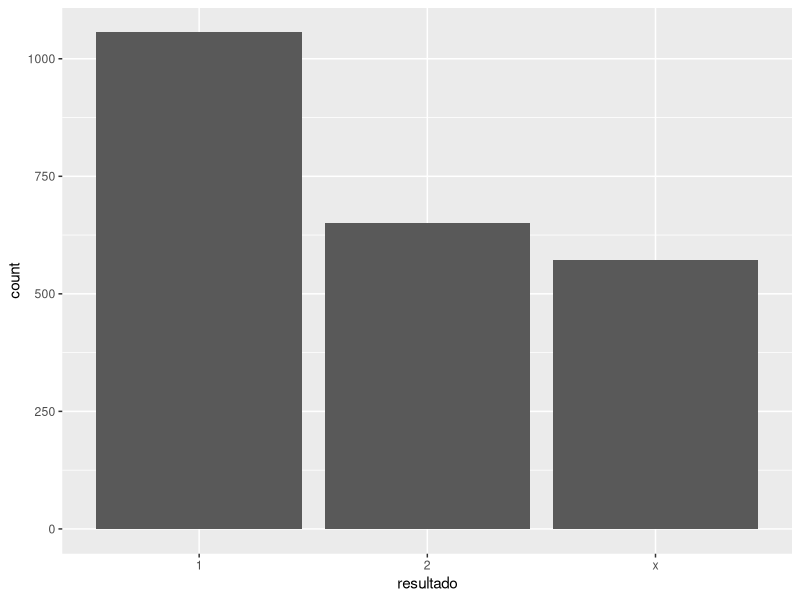
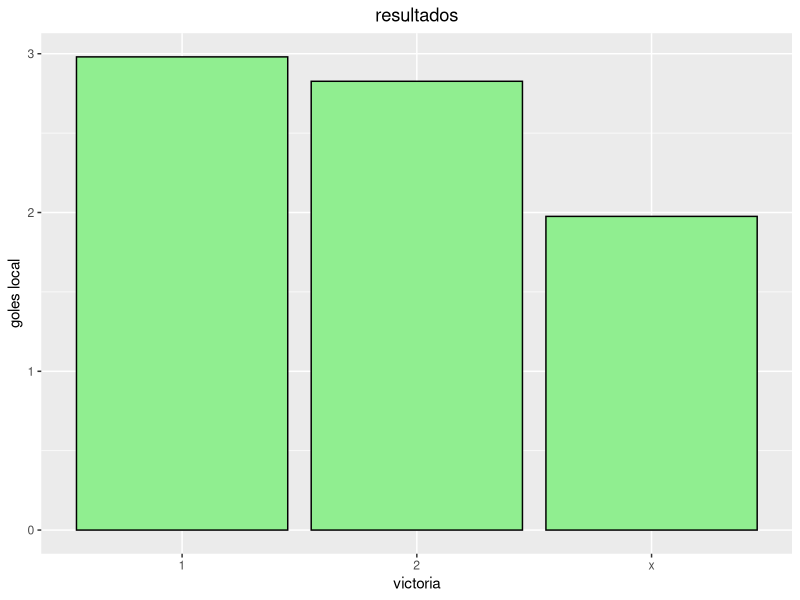
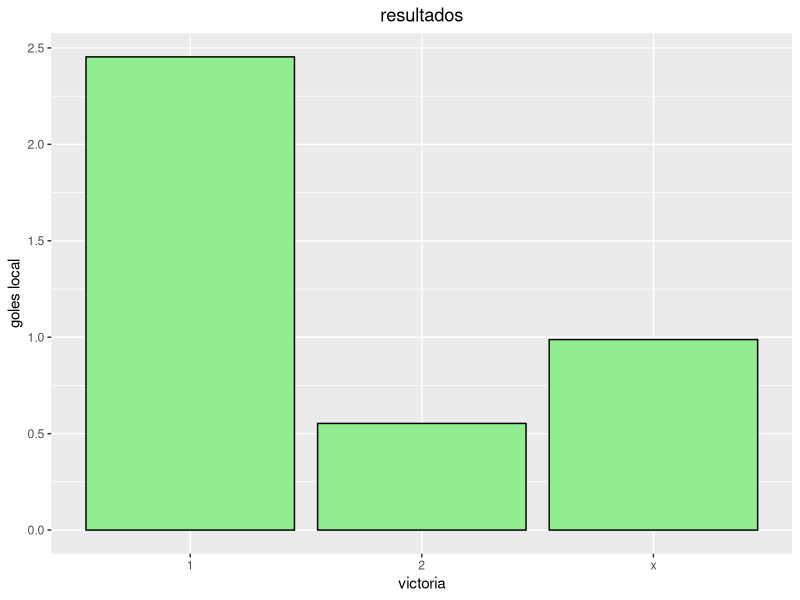
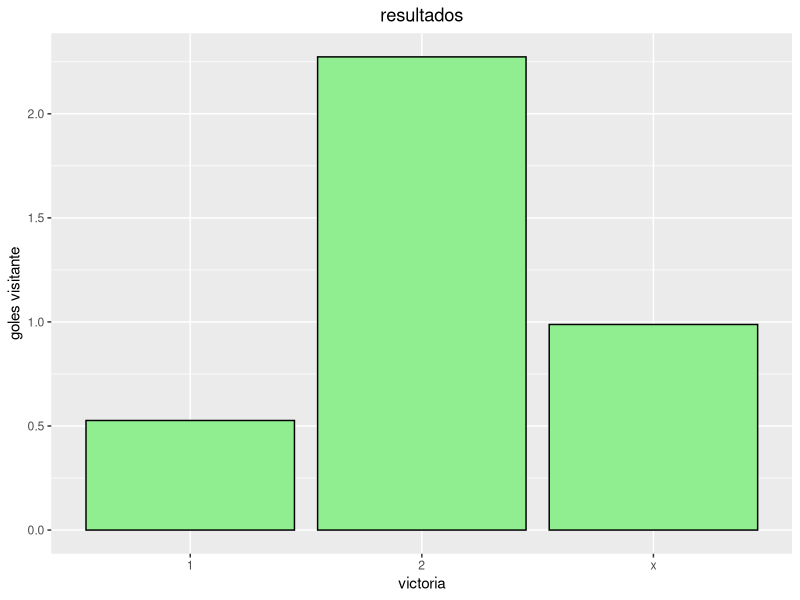
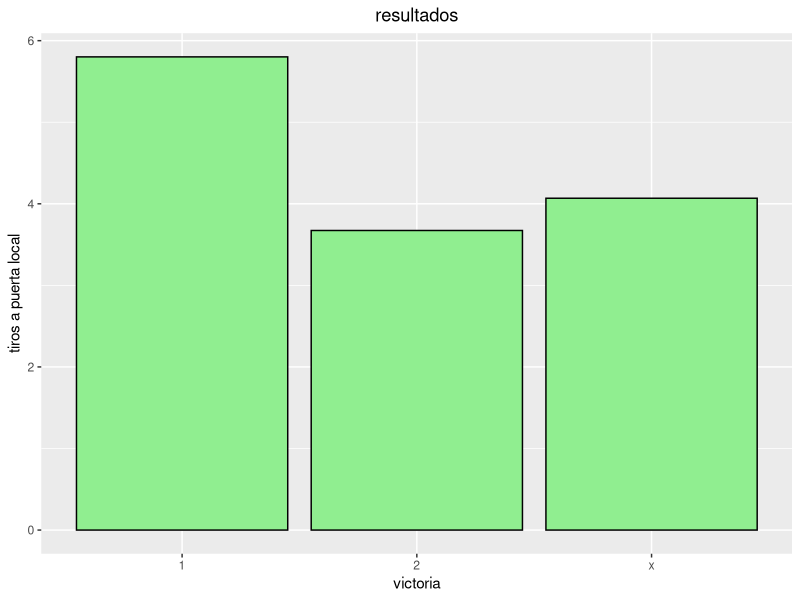
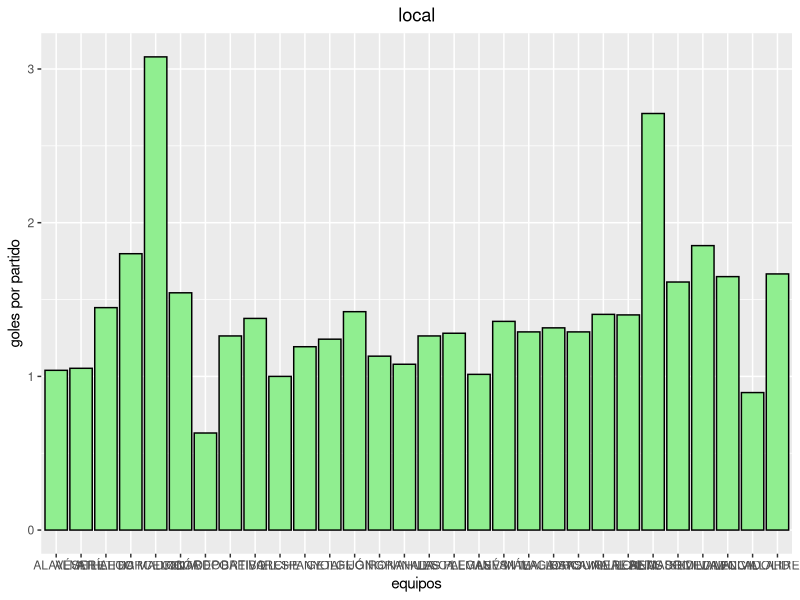
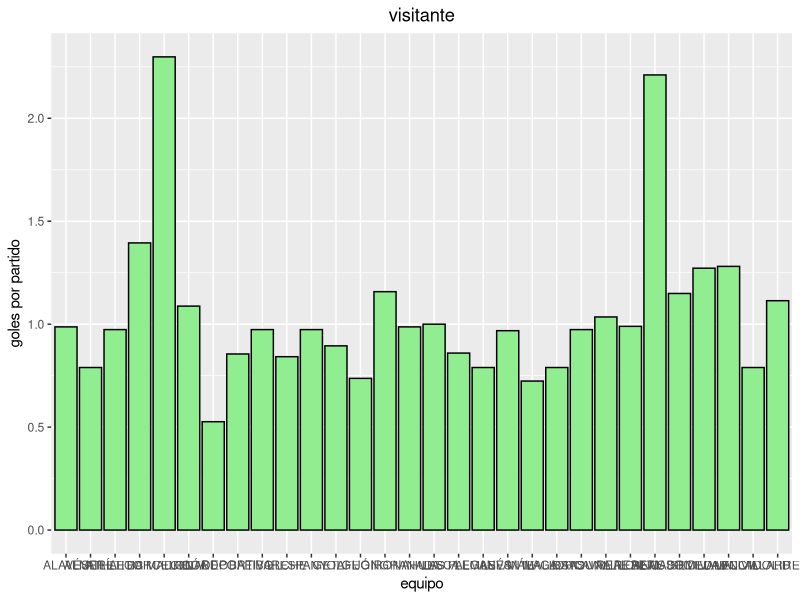
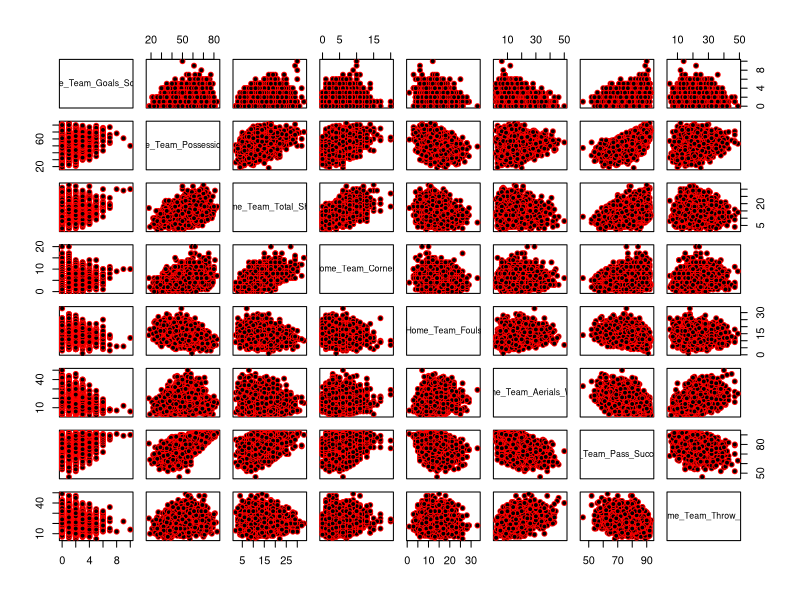

Recreate these plots in R, in order. (Note: this script raises an error after producing the figures.)
## ---- chunk 1
# Librerías
library(dplyr)
library(readr)
library(ggplot2)
library(cowplot)
## ---- chunk 2
laliga <- read_csv("combined_data_laliga.csv")
## ---- chunk 3
#Limpio los datos de las columnas quitando los espacios y cambiandolos por guiones, puesto que los espacios dan bastantes problemas a la hora de llamar a las variables
names(laliga)<- gsub(" ","_", names(laliga))
## ---- chunk 4
# primeros estadisticos de clase
str(laliga)
summary(laliga) #medias y medianas son bastante similares, asi que se pueden analizar como normales
## ---- chunk 5
# Limpieza de variables que no nos interesan
laliga$Score <-  NULL
laliga$`Half_Time_Score` <- NULL
laliga$`Match_Excitement` <- NULL
laliga$`Home_Team_Rating` <- NULL
laliga$`Away_Team_Rating` <- NULL
laliga$`Home_Team_Goals_Conceeded` <- NULL
laliga$`Away_Team_Goals_Conceeded` <- NULL
## ---- chunk 6
# Añadimos la columna resultado (tipo quiniela)
laliga <- mutate(laliga, resultado = ifelse(Home_Team_Goals_Scored-Away_Team_Goals_Scored > 0, 1,
                                          ifelse(Home_Team_Goals_Scored-Away_Team_Goals_Scored < 0, 2, "x")))

# Añadimos la columna con los goles totales (por partido)
laliga <- mutate(laliga, goles = Home_Team_Goals_Scored+Away_Team_Goals_Scored)
## ---- chunk 7
# Convertimos a categorias
laliga$Home_Team <- as.factor(laliga$Home_Team)
laliga$Away_Team <- as.factor(laliga$Away_Team)
laliga$resultado <- as.factor(laliga$resultado)
## ---- chunk 8
# Dividimos los datos en dos datasets (train y test)
test <- filter(laliga, year==2020)
train <- filter(laliga, year<2020)
#write.csv(test,"test/test_laliga.csv")
#write.csv(train,"train/train_laliga.csv")
## ---- chunk 9
table(train$Home_Team) # de aqui sacamos los equipos que más partidos han jugado (más años en primera division)
prop.table(table(train$Home_Team))

table(train$Home_Team, train$Away_Team)
## ---- chunk 10
ggplot(train,aes(x=resultado)) + geom_bar() # se ve que jugar en casa es un factor importante para ganar
## ---- chunk 11
ggplot(train,aes(resultado ,goles)) +
  geom_bar(position = "dodge", stat = "summary", fun = "mean",
           color = 'black', fill = 'lightgreen') +
  labs(title="resultados", x="victoria", y="goles local") +
  theme(plot.title=element_text(hjust = 0.5))

# en los partidos con victorias locales hay más goles de media que en los que gana el visitante (y bastante más que en los que hay empate)
## ---- chunk 12
ggplot(train,aes(resultado ,Home_Team_Goals_Scored)) +
  geom_bar(position = "dodge", stat = "summary", fun = "mean",
           color = 'black', fill = 'lightgreen') +
  labs(title="resultados", x="victoria", y="goles local") +
  theme(plot.title=element_text(hjust = 0.5))

# Cuando el equipo local gana, mayor es su media de goles. Es decir, a mas goles, mas victorias (obvio pero habia que comprobarlo)
## ---- chunk 13
ggplot(train,aes(resultado ,Away_Team_Goals_Scored)) +
  geom_bar(position = "dodge", stat = "summary", fun = "mean",
           color = 'black', fill = 'lightgreen') +
  labs(title="resultados", x="victoria", y="goles visitante") +
  theme(plot.title=element_text(hjust = 0.5))

# Cuando el equipo local pierde, mayor es la media de goles del visitante. Es decir, a mas goles encajados, mas derrotas (obvio pero habia que comprobarlo)
## ---- chunk 14
ggplot(train,aes(resultado ,Home_Team_On_Target_Shots)) +
  geom_bar(position = "dodge", stat = "summary", fun = "mean",
           color = 'black', fill = 'lightgreen') +
  labs(title="resultados", x="victoria", y="tiros a puerta local") +
  theme(plot.title=element_text(hjust = 0.5))

# Cuando el equipo local gana, mayor es el numero de tiros a puerta.
## ---- chunk 15
ggplot(train,aes(Home_Team ,Home_Team_Goals_Scored)) +
  geom_bar(position = "dodge", stat = "summary", fun = "mean",
           color = 'black', fill = 'lightgreen') +
  labs(title="local", x="equipos", y="goles por partido") +
  theme(plot.title=element_text(hjust = 0.5))

# media de goles por partido de cada equipo en su casa
## ---- chunk 16
ggplot(train,aes(Away_Team ,Away_Team_Goals_Scored)) +
  geom_bar(position = "dodge", stat = "summary", fun = "mean",
           color = 'black', fill = 'lightgreen') +
  labs(title="visitante", x="equipo", y="goles por partido") +
  theme(plot.title=element_text(hjust = 0.5))

# media de goles por partido de cada equipo de visitante
## ---- chunk 17
# Correlación de algunas variables (no parece haber mucha)
pairs(train %>%
        select(Home_Team_Goals_Scored, `Home_Team_Possession_%`, Home_Team_Total_Shots, Home_Team_Corners, Home_Team_Fouls, Home_Team_Aerials_Won, `Home_Team_Pass_Success_%`, Home_Team_Throw_Ins), pch = 21, bg = "black", col = "red")
## ---- chunk 18
hist(train$Home_Team_Goals_Scored,breaks=15)
hist(train$Away_Team_Goals_Scored,breaks=15) # fuera se meten menos goles
## ---- chunk 19
Victorias_casa <- train %>% filter(resultado==1)
Victorias_casa
Derrotas_casa <- train %>% filter(resultado==2)
Derrotas_casa
Empates <- train %>% filter(resultado==0)
Empates
## ---- chunk 20
#Porcentaje medio de posesión por equipo en casa
tapply(train$`Home_Team_Possession_%`,train$`Home_Team`,mean)
## ---- chunk 21
#Porcentaje medio de posesión por equipo fuera de casa
tapply(train$`Away_Team_Possession_%`,train$`Away_Team`,mean)
## ---- chunk 22
aggregate(Home_Team_Goals_Scored ~ Home_Team, data = train, FUN = mean) -> goles_home_team
goles_home_team
## ---- chunk 23
aggregate(Away_Team_Goals_Scored ~ Away_Team, data = train, FUN = mean) -> goles_Away_team
goles_Away_team
## ---- chunk 24
boxplot(Empates$`Home_Team_Possession_%`)
boxplot(Victorias_casa$`Home_Team_Possession_%`)
boxplot(Derrotas_casa$`Home_Team_Possession_%`)
## ---- chunk 25
summary(Empates$`Home_Team_Possession_%`)
summary(Victorias_casa$`Home_Team_Possession_%`)
summary(Derrotas_casa$`Home_Team_Possession_%`)
#Con estos datos tan similares sacamos en conclusión que la posesión no ha influido mucho en las victorias(pobre Pep)
## ---- chunk 26
filter(Victorias_casa, Home_Team_Red_Cards > Away_Team_Red_Cards) 
## ---- chunk 27
#Porcentaje de victorias caseras(TRUE)
prop.table(table(train$Home_Team_Goals_Scored > train$Away_Team_Goals_Scored))
## ---- chunk 28
#Porcentaje de empates
prop.table(table(train$Home_Team_Goals_Scored == train$Away_Team_Goals_Scored))
## ---- chunk 29
#Porcentaje de derrotas caseras
prop.table(table(train$Home_Team_Goals_Scored < train$Away_Team_Goals_Scored))
## ---- chunk 30
prop.table(table(Victorias_casa$Home_Team_Total_Shots > Victorias_casa$Away_Team_Total_Shots))
#En un 30% de las victorias de casa el equipo de casa tiró menos tiros que el de fuera
## ---- chunk 31
prop.table(table(Victorias_casa$Home_Team_Blocked_Shots <= Victorias_casa$Away_Team_Blocked_Shots))
#Los tiros bloqueados no influyen mucho en el resultado del partido
prop.table(table(Derrotas_casa$Home_Team_Blocked_Shots > Derrotas_casa$Away_Team_Blocked_Shots))
#En las derrotas si vemos que el 43% de las veces bloquearon menos 
## ---- chunk 32
summary(Derrotas_casa)
## ---- chunk 33
summary(Victorias_casa)
## ---- chunk 34
summary(Empates)
## ---- chunk 35
#Media de goles por partido
sum(train$Home_Team_Goals_Scored, train$Away_Team_Goals_Scored)/nrow(train)
## ---- chunk 36
#Media de goles por partido con victoria local
sum(Victorias_casa$Home_Team_Goals_Scored,Victorias_casa$Away_Team_Goals_Scored)/nrow(Victorias_casa)
## ---- chunk 37
#Media de goles por partido con victoria visitante
sum(Derrotas_casa$Home_Team_Goals_Scored,Derrotas_casa$Away_Team_Goals_Scored)/nrow(Derrotas_casa)
## ---- chunk 38
#Media de goles por partido con empate
sum(Empates$Home_Team_Goals_Scored,Empates$Away_Team_Goals_Scored)/nrow(Empates)
